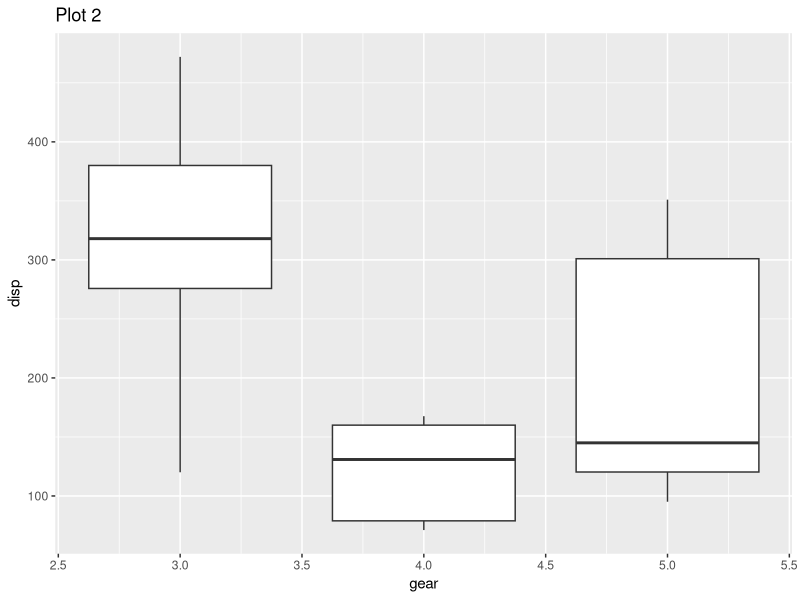
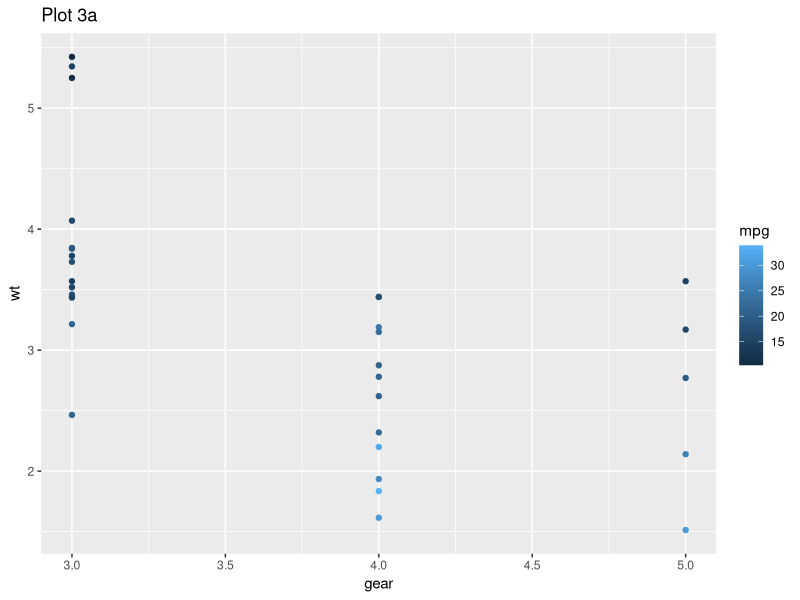
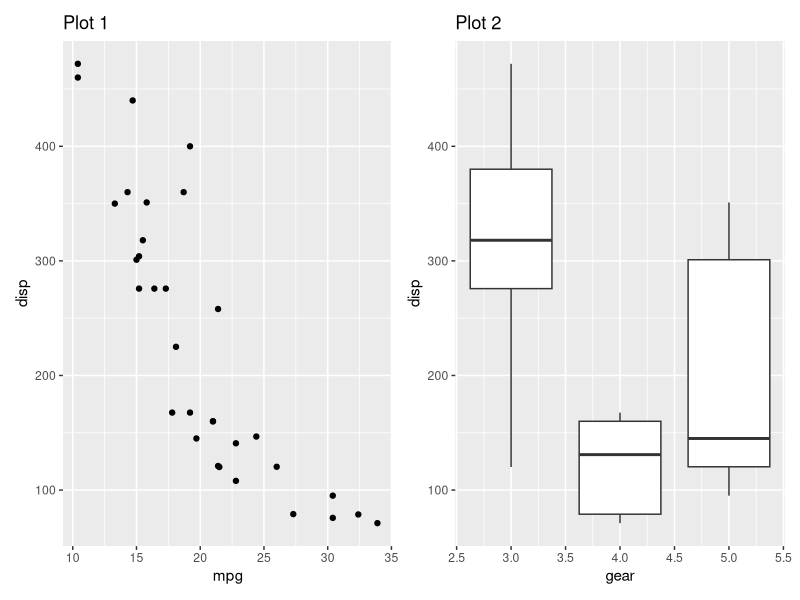
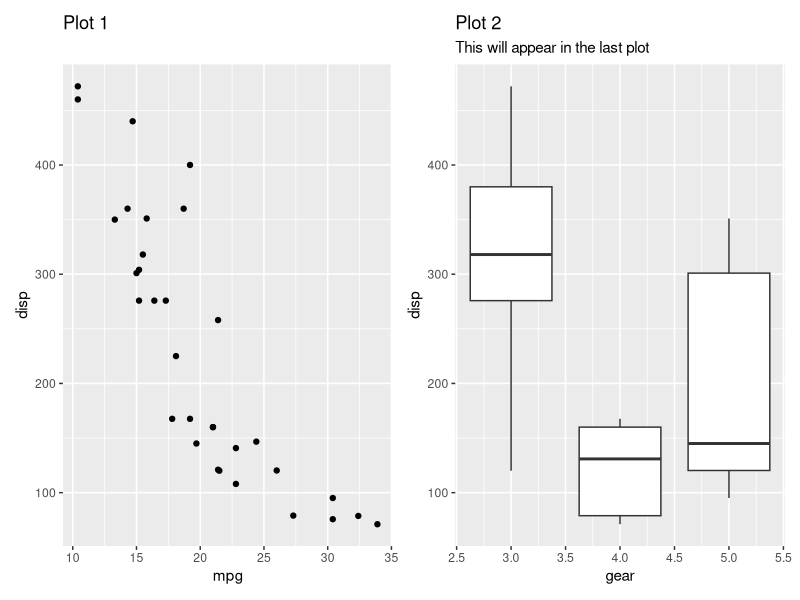
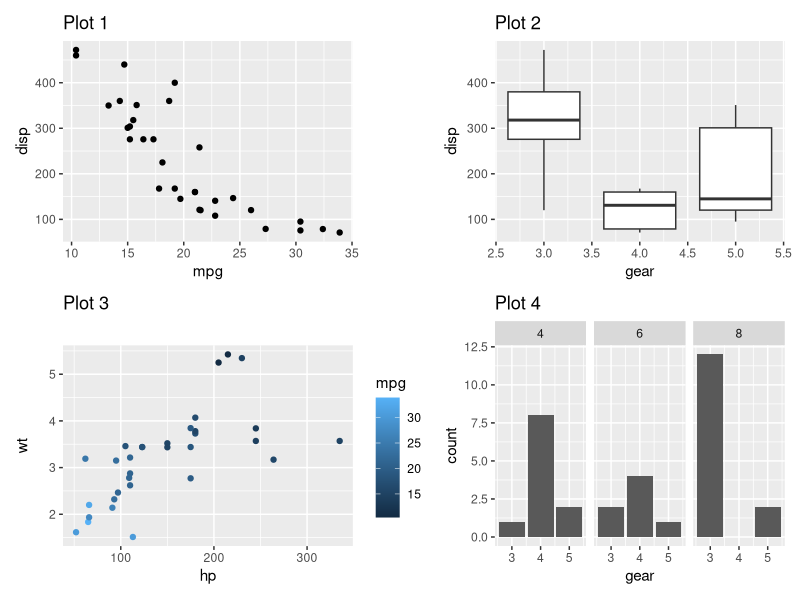
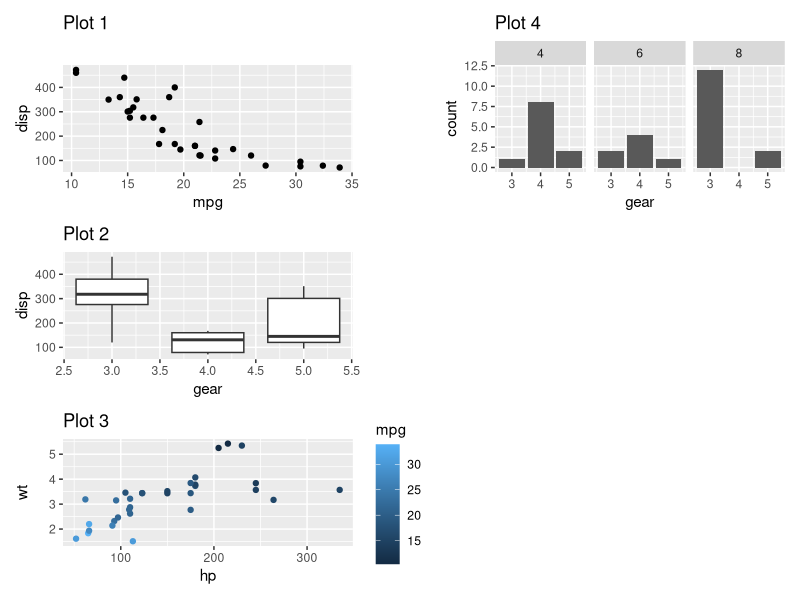
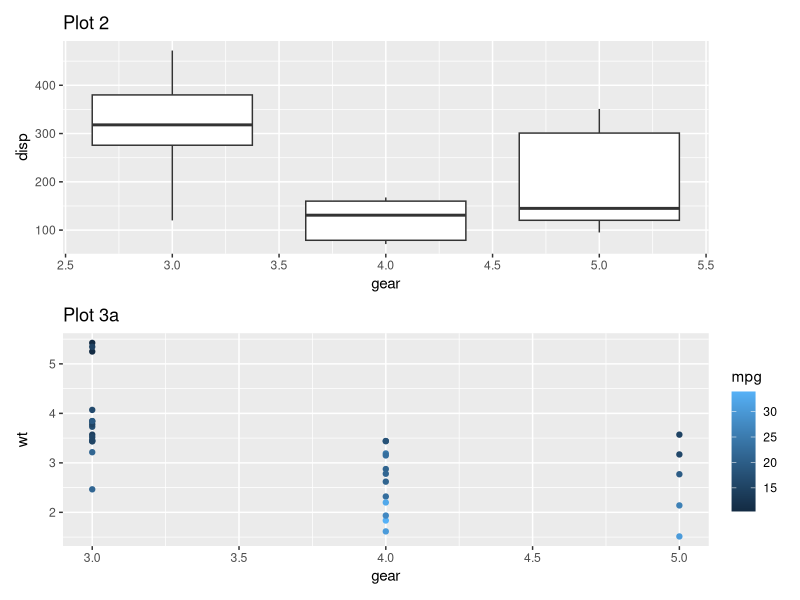
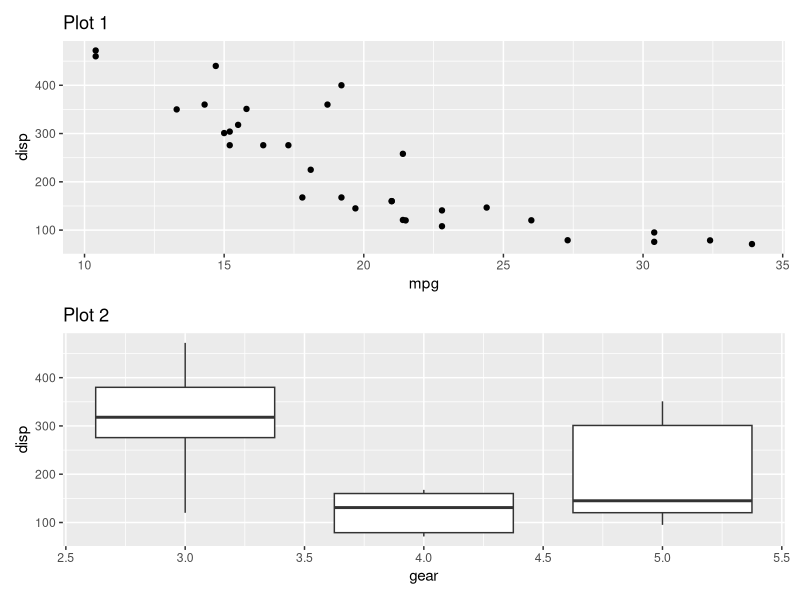

Source code (R) for these figures, in order: (Note: this script raises an error after producing the figures.)
library(patchwork)
library(ggplot2)
p1 <- ggplot(mtcars) +
  geom_point(aes(mpg, disp)) +
  ggtitle('Plot 1')

p2 <- ggplot(mtcars) +
  geom_boxplot(aes(gear, disp, group = gear)) +
  ggtitle('Plot 2')
p2

p3 <- ggplot(mtcars) +
  geom_point(aes(hp, wt, colour = mpg)) +
  ggtitle('Plot 3')

p3a <- ggplot(mtcars) +
  geom_point(aes(gear, wt, colour = mpg)) +
  ggtitle('Plot 3a')
p3a

p4 <- ggplot(mtcars) +
  geom_bar(aes(gear)) +
  facet_wrap(~cyl) +
  ggtitle('Plot 4')


p1 + p2

p1 + p2 + labs(subtitle = 'This will appear in the last plot')

p1 + p2 + p3 + p4

p1 + p2 + p3 + p4 + plot_layout(nrow = 3, byrow = FALSE)

p2 + p3a + plot_layout(nrow = 2, byrow = FALSE)

p1 / p2

p1 | p2

p1 | (p2 / p3)




chart_1 <- df_1 %>%
  ggplot(aes(x=date)) +
  geom_col(aes(y = `Unexpected Inflation`), color = "gray", alpha = 0.5) +
  geom_line(aes(y = `Expected Inflation`, color = "a")) +
  geom_line(aes(y = `Actual Inflation`, color = "b")) +
  scale_color_manual(name = "Legend",
                     values = c("Inflation" = "red",
                                "b" = "blue"))
chart_1


chart_2 <- df_1 %>%
  ggplot(aes(x=date)) +
  geom_col(aes(y = `Unexpected Inflation`), color = "gray", alpha = 0.5) +
  geom_line(aes(y = `Expected Inflation`), color = "red") +
  geom_line(aes(y = `Actual Inflation`), color = "blue") +
  scale_color_manual(name = "Legend",
                     values = c("Expected Inflation" = "red",
                                "Actual Inflation" = "blue"))
chart_2




#




# end



